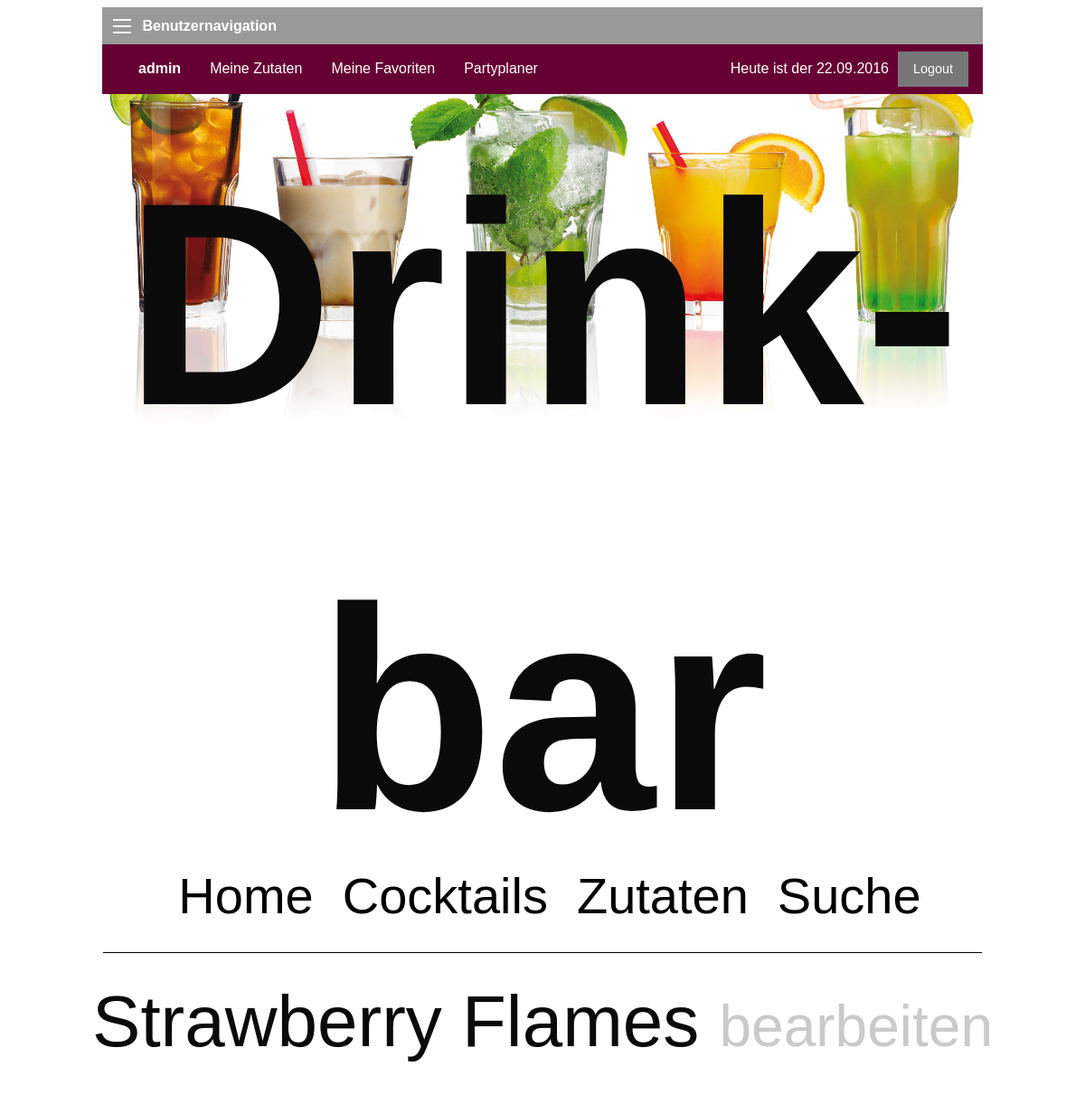
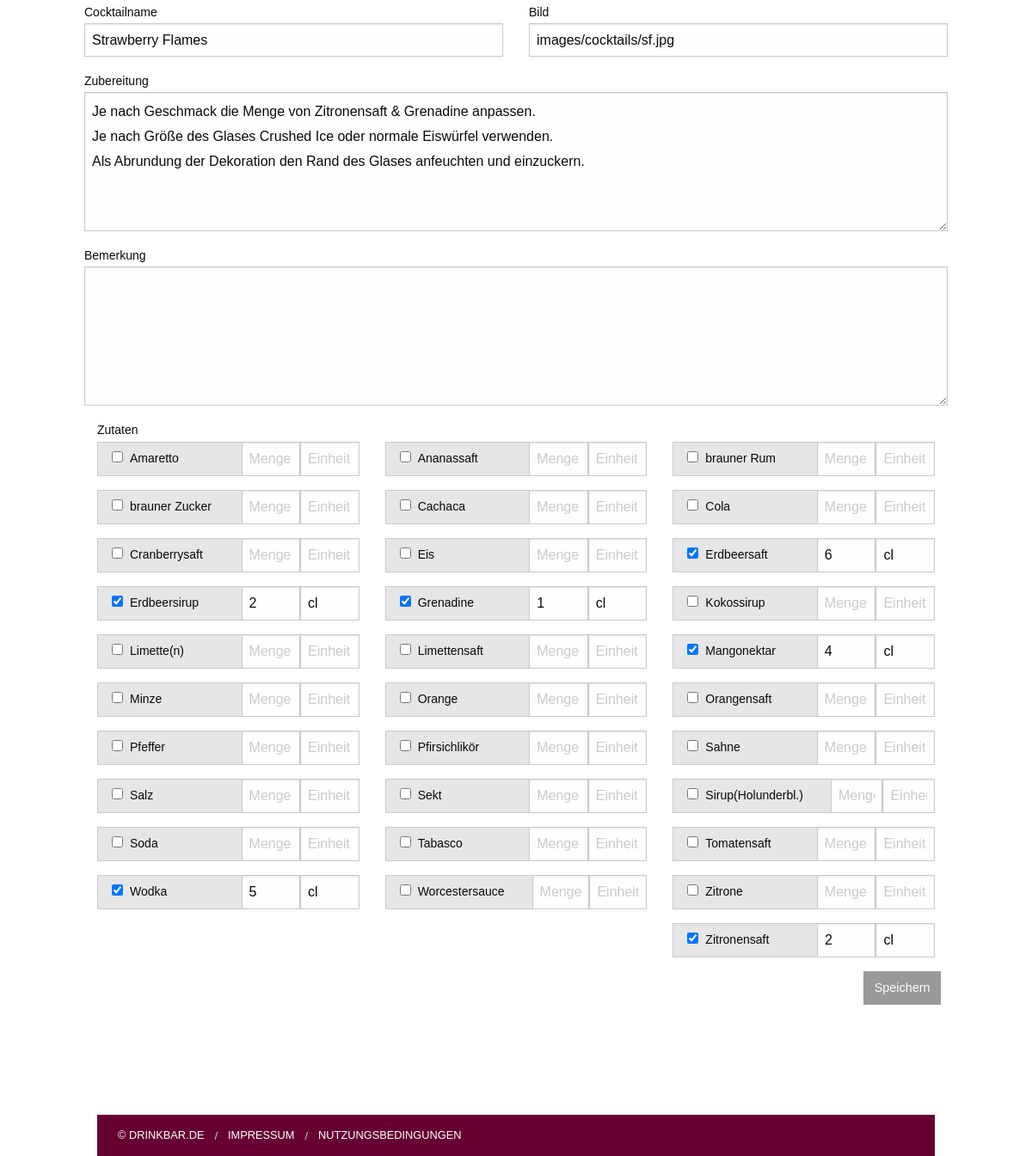
Screenshot of /cocktail.php?edit=4 (signed in) with the database file from the repository (2 pictures, top to bottom).
### tables this page shows
CREATE TABLE IF NOT EXISTS `cocktail` (
  `ID` int(11) NOT NULL,
  `Cocktailname` varchar(100) NOT NULL,
  `Rezept` text NOT NULL,
  `Bemerkung` text NOT NULL,
  `Bild` varchar(255) NOT NULL
);

CREATE TABLE IF NOT EXISTS `zutat` (
  `ID` int(11) NOT NULL,
  `Bezeichnung` varchar(100) NOT NULL,
  `Alk` char(1) NOT NULL
);

CREATE TABLE IF NOT EXISTS `cocktail_zutat` (
  `ID` int(11) NOT NULL,
  `Cocktail_ID` int(11) NOT NULL,
  `Zutat_ID` int(11) NOT NULL,
  `Menge` varchar(100) NOT NULL,
  `Einheit` varchar(30) DEFAULT NULL
);

### web/cocktail.php (called while the page is built, shortened)
<?php
 require_once '../src/Db.php';
 $view = "cocktail/list.php";
 if(isset($_REQUEST['show']))
 {
 	$view = "cocktail/show.php";
 	$variables = array( 'id' => $_REQUEST['show']);
 }
 elseif(isset($_REQUEST['edit']))
 {
 	$view = "cocktail/edit.php";
 }
 require_once(LIBRARY_PATH . '/session.php');
 renderLayout($view, $variables);
?>

### src/Db.php (called while the page is built, shortened)
<?php
class Db {
	protected static $connection;
	public function connect()
	{
		if(!isset(self::$connection))
		{
			$config = parse_ini_file('../resources/config/config.ini');
			self::$connection = new mysqli($config['db_host'], $config['db_user'], $config['db_passwd'], $config['db_name']);
		}
		return self::$connection;
	}
	public function query($query)
	{
		$con = $this->connect();
		$result = $con->query($query);
		return $result;
	}
	public function select($query)
	{
		$rows = array();
		$result = $this->query($query);
		while ($row = $result->fetch_assoc())
		{
			$rows[] = $row;
		}
		return $rows;
	}
}

### resources/views/cocktail/edit.php (the view, shortened to what this page needs)
<?php
require_once '../src/Db.php';
$db = new Db();
$cocktail = $db->select("SELECT *
						FROM cocktail c
						WHERE c.ID = $id");
$zutaten = $db->select("SELECT z.*, cz.Menge, cz.Einheit
						FROM cocktail c
						 JOIN cocktail_zutat cz ON (cz.Cocktail_ID = c.ID)
						 JOIN zutat z ON (z.ID = cz.Zutat_ID)
						WHERE c.ID = $id");
$cocktailZutaten = array();
foreach ($zutaten as $cZutat)
{
	$cocktailZutaten[$cZutat['ID']] = $cZutat;
}
$listZutaten = $db->select("SELECT * FROM zutat WHERE 1 ORDER BY Bezeichnung");
$name = $cocktail[0]['Cocktailname'];
$rezept = $cocktail[0]['Rezept'];
$comment = $cocktail[0]['Bemerkung'];
$image = $cocktail[0]['Bild'];
?>
<main>
	<div class="row">
		<hr />
		<h5><?php echo $name; ?> <small>bearbeiten</small></h5>
		<form action="" method="POST">
			<div class="row">
				<div class="large-6 columns">
			    	<label>Cocktailname
			        	<input type="text" name="cocktailname" value="<?php echo $name; ?>" />
			      	</label>
			    </div>
			    <div class="large-6 columns">
			    	<label>Bild
			        	<input type="text" name="picture" value="<?php echo $image; ?>" />
			      	</label>
			    </div>
			  </div>
			  <div class="row">
			    <div class="large-12 columns">
			      <label>Zubereitung
			        <textarea rows="5" name="recipe"><?php echo $rezept; ?></textarea>
			      </label>
			    </div>
			  </div>
			  <div class="row">
			    <div class="large-12 columns">
			      <label>Bemerkung
			        <textarea rows="5" name="comment"><?php echo $comment; ?></textarea>
			      </label>
			    </div>
			  </div>
			  <div class="large-12 columns">
			      <label>Zutaten</label>
			      <div class="row checkbox-grid">
				      <?php
				      foreach ($listZutaten as $zutat)
				      {
				      	$zName = $zutat['Bezeichnung'];
				      	$zId = $zutat['ID'];
				      	$checked = in_array($zId, array_keys($cocktailZutaten));
				      	$amount = $checked ? $cocktailZutaten[$zId]['Menge'] : "";
				      	$unit = $checked ? $cocktailZutaten[$zId]['Einheit'] : "";
				      	echo "<div class=\"large-4 small-12 columns\">";
				      	echo "<div class=\"input-group\">";
				      	echo "<span class=\"input-group-label\">";
				      	echo "<input id=\"chkbox_$zId\" type=\"checkbox\" name=\"ingredients[]\" value=\"$zId\"".($checked ? "checked=\"checked\"" : "")."><label for=\"chkbox_$zId\">$zName</label>";
				      	echo "</span>
				      	<input type=\"text\" placeholder=\"Menge\" name=\"amount[$zId]\" class=\"input-group-field\" value=\"$amount\" \>
				      	<input type=\"text\" placeholder=\"Einheit\" name=\"unit[$zId]\" class=\"input-group-field\" value=\"$unit\" \>
				      	</div>";
				      	echo "</div>";
				      }
				      ?>
			      </div>
			  </div>
			  <div class="row">
			    <div class="large-12 columns">
			      <input type="submit" name="submit" class="button" value="Speichern" />
			    </div>
			  </div>
		</form>
	</div>
</main>

### web/css/app.css (style rules this page uses)
* { font-family: "Hero", Helvetica, Verdana, sans-serif; -webkit-hyphens: auto; -moz-hyphens: auto; -ms-hyphens: auto; -o-hyphens: auto; hyphens: auto; }
h5 { font-family: "Canter", Helvetica, Verdana, sans-serif; font-size: 5rem; text-align: center; font-style: normal; margin-bottom:3rem; }
body, html { background-color: #fff; }
main { max-width: 70rem; width: 85%; margin: 0 auto; padding: 0.5rem; margin-bottom: 6rem; }
.button { background-color: #999999; }
hr { border: none; border-top: 1px solid black; margin-left: 1rem; margin-right: 1rem; margin-top: -1.8rem; }
.checkbox-grid .input-group input[type="text"] { width: 50%; float:left; }
.checkbox-grid .input-group-label { width: 55%; text-align: left; }
.checkbox-grid .input-group-label input[type="checkbox"] { margin: 0; }

### rows the page displays
cocktail: Cocktailname "Strawberry Flames", cocktailname "Strawberry Flames", picture "images/cocktails/sf.jpg", recipe "Je nach Geschmack die Menge von Zitronensaft & Grenadine anpassen. Je nach Größe des Glases Crushed Ice oder normale Eiswürfel verwenden. Als Abrundung der Dekoration den Rand des Glases anfeuchten und einzuckern."
zutat: Bezeichnung "Amaretto"
zutat: Bezeichnung "Ananassaft"
zutat: Bezeichnung "brauner Rum"
zutat: Bezeichnung "brauner Zucker"
zutat: Bezeichnung "Cachaca"
zutat: Bezeichnung "Cola"
zutat: Bezeichnung "Cranberrysaft"
zutat: Bezeichnung "Eis"
zutat: ID "☑", Bezeichnung "Erdbeersaft", ID.Menge "6", ID.Einheit "cl"
zutat: ID "☑", Bezeichnung "Erdbeersirup", ID.Menge "2", ID.Einheit "cl"
zutat: ID "☑", Bezeichnung "Grenadine", ID.Menge "1", ID.Einheit "cl"
zutat: Bezeichnung "Kokossirup"
zutat: Bezeichnung "Limette(n)"
zutat: Bezeichnung "Limettensaft"
zutat: ID "☑", Bezeichnung "Mangonektar", ID.Menge "4", ID.Einheit "cl"
zutat: Bezeichnung "Minze"
zutat: Bezeichnung "Orange"
zutat: Bezeichnung "Orangensaft"
zutat: Bezeichnung "Pfeffer"
zutat: Bezeichnung "Pfirsichlikör"
zutat: Bezeichnung "Sahne"
zutat: Bezeichnung "Salz"
zutat: Bezeichnung "Sekt"
zutat: Bezeichnung "Sirup(Holunderbl.)"
zutat: Bezeichnung "Soda"
zutat: Bezeichnung "Tabasco"
zutat: Bezeichnung "Tomatensaft"
zutat: ID "☑", Bezeichnung "Wodka", ID.Menge "5", ID.Einheit "cl"
zutat: Bezeichnung "Worcestersauce"
zutat: Bezeichnung "Zitrone"
zutat: ID "☑", Bezeichnung "Zitronensaft", ID.Menge "2", ID.Einheit "cl"

### other values shown
$username "admin"
